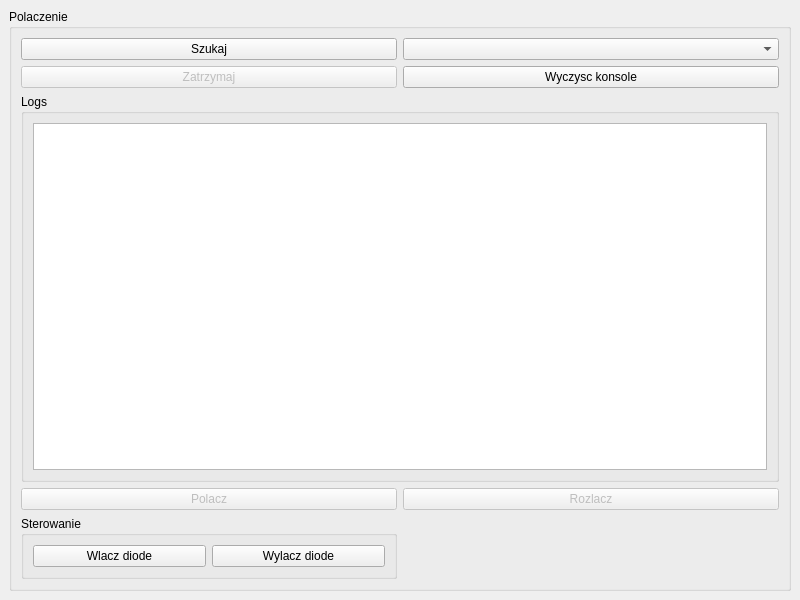
<?xml version="1.0" encoding="UTF-8"?>
<ui version="4.0">
 <class>MainWindow</class>
 <widget class="QMainWindow" name="MainWindow">
  <property name="geometry">
   <rect>
    <x>0</x>
    <y>0</y>
    <width>800</width>
    <height>600</height>
   </rect>
  </property>
  <property name="windowTitle">
   <string>MainWindow</string>
  </property>
  <widget class="QWidget" name="centralwidget">
   <layout class="QGridLayout" name="gridLayout">
    <item row="0" column="0">
     <widget class="QGroupBox" name="groupBoxConnection">
      <property name="title">
       <string>Polaczenie</string>
      </property>
      <layout class="QGridLayout" name="gridLayout_2">
       <item row="3" column="0">
        <widget class="QPushButton" name="connectButton">
         <property name="enabled">
          <bool>false</bool>
         </property>
         <property name="text">
          <string>Polacz</string>
         </property>
        </widget>
       </item>
       <item row="0" column="1">
        <widget class="QComboBox" name="comboBoxDevices"/>
       </item>
       <item row="2" column="0" colspan="2">
        <widget class="QGroupBox" name="groupBoxLogs">
         <property name="title">
          <string>Logs</string>
         </property>
         <layout class="QGridLayout" name="gridLayout_4">
          <item row="0" column="0">
           <widget class="QTextEdit" name="textEditLogs"/>
          </item>
         </layout>
        </widget>
       </item>
       <item row="0" column="0">
        <widget class="QPushButton" name="searchButton">
         <property name="text">
          <string>Szukaj</string>
         </property>
        </widget>
       </item>
       <item row="4" column="0">
        <widget class="QGroupBox" name="groupBoxControl">
         <property name="title">
          <string>Sterowanie</string>
         </property>
         <layout class="QGridLayout" name="gridLayout_3">
          <item row="0" column="0">
           <widget class="QPushButton" name="turnOnLedButton">
            <property name="text">
             <string>Wlacz diode</string>
            </property>
           </widget>
          </item>
          <item row="0" column="1">
           <widget class="QPushButton" name="TurnOffLedButton">
            <property name="text">
             <string>Wylacz diode</string>
            </property>
           </widget>
          </item>
         </layout>
        </widget>
       </item>
       <item row="3" column="1">
        <widget class="QPushButton" name="disconnectButton">
         <property name="enabled">
          <bool>false</bool>
         </property>
         <property name="text">
          <string>Rozlacz</string>
         </property>
        </widget>
       </item>
       <item row="1" column="1">
        <widget class="QPushButton" name="ClearButton">
         <property name="text">
          <string>Wyczysc konsole</string>
         </property>
        </widget>
       </item>
       <item row="1" column="0">
        <widget class="QPushButton" name="StopSearchButton">
         <property name="enabled">
          <bool>false</bool>
         </property>
         <property name="text">
          <string>Zatrzymaj</string>
         </property>
        </widget>
       </item>
      </layout>
     </widget>
    </item>
   </layout>
  </widget>
 </widget>
 <resources/>
 <connections/>
</ui>
